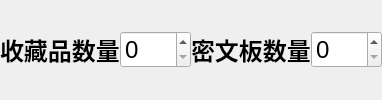
        <widget class="QWidget" name="widget_8" native="true">
         <property name="minimumSize">
          <size>
           <width>0</width>
           <height>0</height>
          </size>
         </property>
         <property name="font">
          <font>
           <family>Arial</family>
           <pointsize>18</pointsize>
          </font>
         </property>
         <layout class="QGridLayout" name="gridLayout_4">
          <property name="leftMargin">
           <number>0</number>
          </property>
          <property name="topMargin">
           <number>0</number>
          </property>
          <property name="rightMargin">
           <number>0</number>
          </property>
          <property name="bottomMargin">
           <number>0</number>
          </property>
          <property name="spacing">
           <number>0</number>
          </property>
          <item row="0" column="1">
           <widget class="QSpinBox" name="n_collection">
            <property name="minimumSize">
             <size>
              <width>0</width>
              <height>0</height>
             </size>
            </property>
            <property name="font">
             <font>
              <family>Arial</family>
              <pointsize>18</pointsize>
             </font>
            </property>
            <property name="maximum">
             <number>999</number>
            </property>
           </widget>
          </item>
          <item row="0" column="0">
           <widget class="QLabel" name="label_22">
            <property name="minimumSize">
             <size>
              <width>0</width>
              <height>0</height>
             </size>
            </property>
            <property name="font">
             <font>
              <family>Arial</family>
              <pointsize>18</pointsize>
              <weight>75</weight>
              <bold>true</bold>
             </font>
            </property>
            <property name="text">
             <string>收藏品数量</string>
            </property>
           </widget>
          </item>
          <item row="0" column="3">
           <widget class="QSpinBox" name="n_board">
            <property name="minimumSize">
             <size>
              <width>0</width>
              <height>0</height>
             </size>
            </property>
            <property name="font">
             <font>
              <family>Arial</family>
              <pointsize>18</pointsize>
             </font>
            </property>
            <property name="maximum">
             <number>999</number>
            </property>
           </widget>
          </item>
          <item row="0" column="2">
           <widget class="QLabel" name="label_25">
            <property name="minimumSize">
             <size>
              <width>0</width>
              <height>0</height>
             </size>
            </property>
            <property name="font">
             <font>
              <family>Arial</family>
              <pointsize>18</pointsize>
              <weight>75</weight>
              <bold>true</bold>
             </font>
            </property>
            <property name="text">
             <string>密文板数量</string>
            </property>
           </widget>
          </item>
         </layout>
        </widget>
